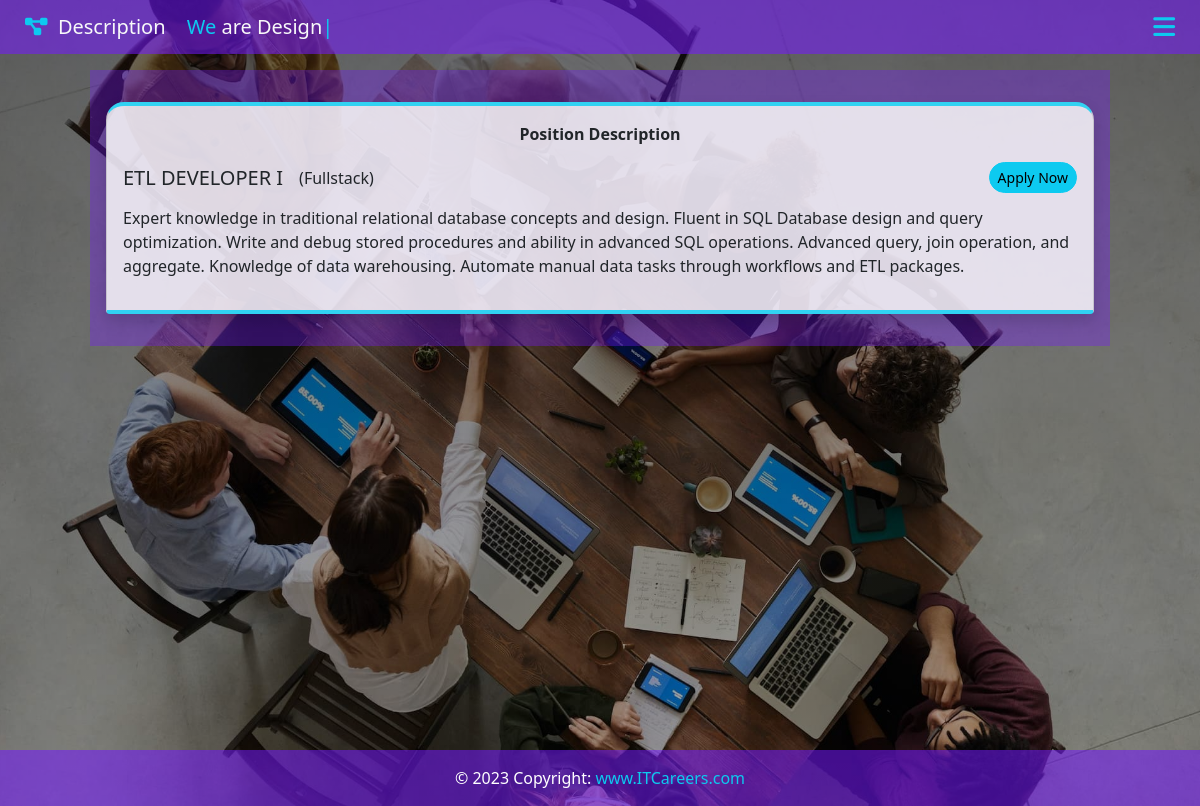
The app's page /description/4 with its own data.
### job/models.py (models this page shows, shortened)
class Openings(models.Model):
    id = models.IntegerField(primary_key=True)
    backend = models.CharField(max_length=100)
    frontend = models.CharField(max_length=100)
    fullstack = models.CharField(max_length=100)
    intern = models.CharField(max_length=100)
    class Meta:
        verbose_name_plural = 'Openings'

class Vacancies(models.Model):
    dataTarget = models.CharField(max_length=40)
    title = models.CharField(max_length=100)
    description = models.TextField()
    class Meta:
        verbose_name_plural = 'Vacancies'

### job/views.py (the view)
# urls.py: path('description/<int:vacancy_id>', views.description, name="description"),
def description(request, vacancy_id):
    vacancy = Vacancies.objects.get(id=vacancy_id)
    jobOpenings = Openings.objects.all()
    show_countdowns = Countdown.objects.all()
    if vacancy != None:
        target = vacancy.dataTarget
        ty = re.findall('[a-zA-Z][^A-Z]*', target)
        data = ty[0]
        dataTarget = data.capitalize()
        return render(request, "description.html", {
            "vacancy": vacancy,
            "dataTarget": dataTarget,
            "jobOpenings": jobOpenings,
            "show_countdowns": show_countdowns,
        })

### job/templates/description.html (shortened to what this page needs)
{% extends "layout.html" %}
{% block navbar-main %}
<i class="fas fa-project-diagram text-info"></i>&nbsp;&nbsp;Description
<a class="text-info typed-effect2 text-decoration-none">We <span class="text-light" id="text_anim4"></span></a>
{% endblock navbar-main %}
{% block content-main %}
{% for job in jobOpenings %}
{% if job.frontend == '0' and vacancy.dataTarget == 'frontendModal' %}
{% elif job.backend == '0' and vacancy.dataTarget == 'backendModal' %}
{% elif job.fullstack == '0' and vacancy.dataTarget == 'fullstackModal' %}
{% elif job.intern == '0' and vacancy.dataTarget == 'internModal' %}
{% else %}
<div class="container p-3 mt-3 " id="disabled_description" style="background-color:rgba(117, 25, 255, 0.35); width: 85%;">
    <div class="card p-3 mt-3 mb-3 rounded-bottom  border-vacancy shadow" style="background-color:rgba(250, 250, 250, 0.85); ">
        <div class="d-flex flex-column align-items-center" >
            <div>
                <p class="fw-bolder small_text">Position Description</p>
            </div>
            <div class="d-flex flex-column ">
                <div class="d-flex flex-sm-row flex-column justify-content-between mb-2 align-items-center">
                    <div class="d-flex flex-row align-items-center">
                        <h5 class="mt-1 small_text text-uppercase me-3" >{{ vacancy.title }} </h5>
                        <span class="mb-1 small_text vacancies_title">({{ dataTarget }})</span>
                    </div>
                    <button class="btn btn-info btn-sm small_text rounded-pill mb-1 " data-bs-toggle="modal" data-bs-target="#{{ vacancy.dataTarget }}" >
                        Apply Now
                    </button>
                </div>
                <p class="fw-light small_text " >{{ vacancy.description }}</p>
            </div>
        </div>
    </div>
</div>
{% endif %}
{% endfor %}
<br><br><br>
{% endblock %}

### job/static/css/style.css (style rules this page uses)
html, body { height: 100%; margin: 0; max-width: 100%; overflow: visible; }
.typed-effect2 { font-size: 20px; }
.border-vacancy { border-top: .3rem solid #31D2F2; border-bottom: .3rem solid #31d2f2; border-radius: 18px; }

### job/templates/layout.html (style rules this page uses)
body { background-image: linear-gradient(rgba(0,0,0,0.6), rgba(0,0,0,0.3)), url("/static/img/frontend_bg.jpg"); background-position: center 0px; background-repeat: no-repeat; background-attachment: fixed; background-size: cover; }

### records on screen
Openings: dataTarget "Fullstack"
Vacancies: title "ETL DEVELOPER I", description "Expert knowledge in traditional relational database concepts and design. Fluent in SQL Database design and query optimization. Write and debug stored procedures and ability in advanced SQL operations. Advanced query, join operation, and aggregate. Knowledge of data warehousing. Automate manual data tasks through workflows and ETL packages."
